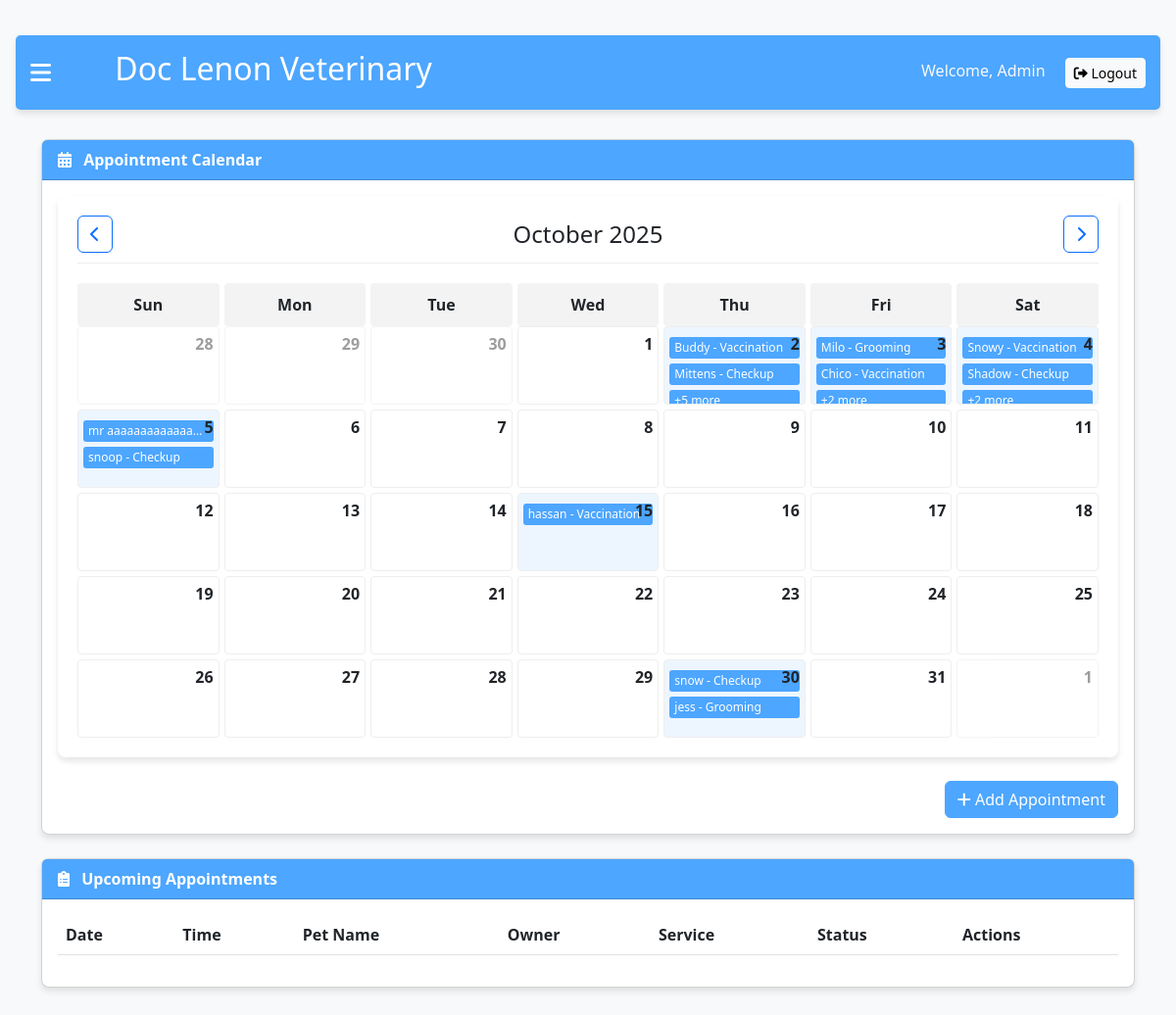
Page /c3.php?year=2025&month=10 (signed in) on the earlier database version.
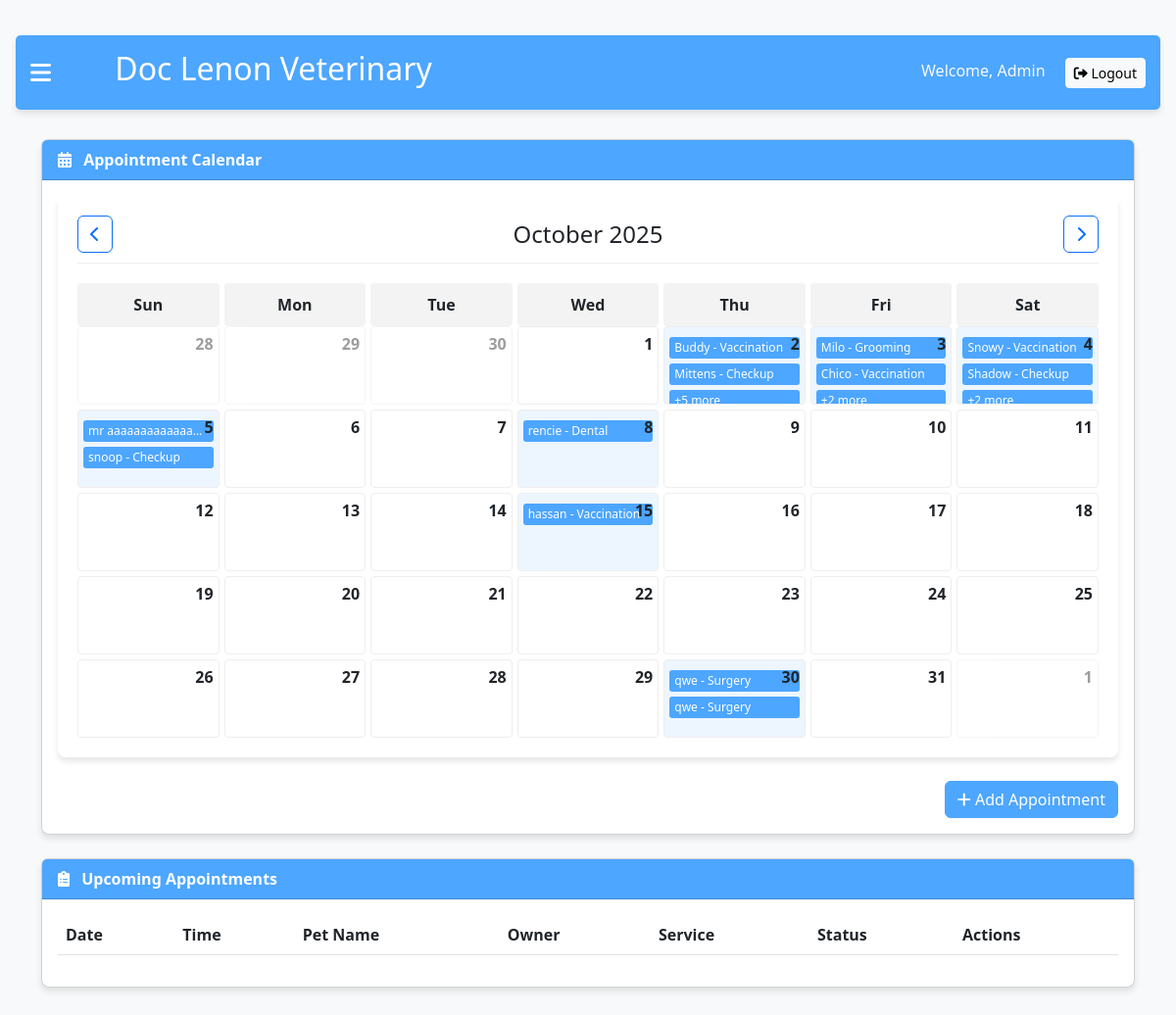
Same page on the later database version.
### tables this page shows
CREATE TABLE `appointments` (
  `id` int(11) NOT NULL,
  `appointment_date` date NOT NULL,
  `appointment_time` time NOT NULL,
  `pet_name` varchar(100) NOT NULL,
  `pet_type` varchar(50) NOT NULL,
  `owner_name` varchar(100) NOT NULL,
  `owner_phone` varchar(20) NOT NULL,
  `owner_email` varchar(255) DEFAULT NULL,
  `service_type` varchar(50) NOT NULL,
  `notes` text DEFAULT NULL,
  `status` varchar(20) DEFAULT 'Pending',
  `created_at` timestamp NOT NULL DEFAULT current_timestamp()
);

### c3.php (the view, shortened to what the changed rows need)
<?php
$servername = "localhost";
$username = "root";
$password = "";
$dbname = "taho";
$conn = new mysqli($servername, $username, $password, $dbname);
$year = isset($_GET['year']) ? intval($_GET['year']) : date('Y');
$month = isset($_GET['month']) ? intval($_GET['month']) : date('n');
$firstDayOfMonth = mktime(0, 0, 0, $month, 1, $year);
$numberDays = date('t', $firstDayOfMonth);
$dateComponents = getdate($firstDayOfMonth);
$dayOfWeek = $dateComponents['wday'];
$appointments = [];
$sql = "SELECT * FROM appointments";
$result = $conn->query($sql);
if ($result && $result->num_rows > 0) {
    while ($row = $result->fetch_assoc()) {
        $date = $row['appointment_date'];
        if (!isset($appointments[$date])) {
            $appointments[$date] = [];
        }
        $appointments[$date][] = [
            'id' => $row['id'],
            'pet_name' => htmlspecialchars($row['pet_name']),
            'service' => htmlspecialchars($row['service_type']),
            'time' => date('g:i A', strtotime($row['appointment_time']))
        ];
    }
}
?>
<!DOCTYPE html>
<html lang="en">
<head>
    <link href="https://cdn.jsdelivr.net/npm/bootstrap@5.3.0-alpha1/dist/css/bootstrap.min.css" rel="stylesheet">
    <link rel="stylesheet" href="https://cdnjs.cloudflare.com/ajax/libs/font-awesome/6.0.0/css/all.min.css">
</head>
<body>
    <div id="main" class="main-content">
        <div class="admin-header">
            <div class="d-flex align-items-center">
                <h2><i class="fas fa-paw paw-logo"></i> Doc Lenon Veterinary</h2>
            </div>
        </div>
        <div class="container">
            <div class="row">
                <div class="col-md-12">
                    <div class="card mb-4">
                        <div class="card-body">
                            <div class="calendar">
                                <div class="calendar-dates">
                                    <?php
                                    for ($i = 0; $i < $dayOfWeek; $i++) {
                                        $lastMonthDay = date('j', strtotime('last day of previous month', $firstDayOfMonth));
                                        $dayNum = $lastMonthDay - $dayOfWeek + $i + 1;
                                        echo '<div class="calendar-date text-muted">';
                                        echo '<div class="date-number">' . $dayNum . '</div>';
                                        echo '</div>';
                                    }
                                    for ($day = 1; $day <= $numberDays; $day++) {
                                        $currentDate = sprintf('%04d-%02d-%02d', $year, $month, $day);
                                        $hasAppointments = isset($appointments[$currentDate]) && count($appointments[$currentDate]) > 0;
                                        $class = 'calendar-date';
                                        if ($hasAppointments) $class .= ' has-appointments';
                                        echo '<div class="' . $class . '" data-date="' . $currentDate . '" onclick="showAppointments(\'' . $currentDate . '\')">';
                                        echo '<div class="date-number">' . $day . '</div>';
                                        if ($hasAppointments) {
                                            foreach ($appointments[$currentDate] as $index => $apt) {
                                                if ($index < 2) {
                                                    echo '<div class="appointment">' . $apt['pet_name'] . ' - ' . $apt['service'] . '</div>';
                                                } elseif ($index == 2) {
                                                    $remaining = count($appointments[$currentDate]) - 2;
                                                    echo '<div class="appointment">+' . $remaining . ' more</div>';
                                                    break;
                                                }
                                            }
                                        }
                                        echo '</div>';
                                    }
                                    $totalCells = $dayOfWeek + $numberDays;
                                    $remainingCells = 7 - ($totalCells % 7);
                                    if ($remainingCells < 7) {
                                        for ($i = 1; $i <= $remainingCells; $i++) {
                                            echo '<div class="calendar-date text-muted">';
                                            echo '<div class="date-number">' . $i . '</div>';
                                            echo '</div>';
                                        }
                                    }
                                    ?>
                                </div>
                            </div>
                        </div>
                    </div>
                    <div class="card">
                        <div class="card-body">
                            <div class="table-responsive">
                                <table class="table table-striped">
                                    <thead>
                                        <tr>
                                            <th>Date</th>
                                            <th>Time</th>
                                            <th>Pet Name</th>
                                            <th>Owner</th>
                                            <th>Service</th>
                                            <th>Status</th>
                                            <th>Actions</th>
                                        </tr>
                                    </thead>
                                </table>
                            </div>
                        </div>
                    </div>
                </div>
            </div>
        </div>
    </div>
</body>
</html>

Differences in the rows shown:
removed appointments: pet_name "snow", service_type "Checkup"
removed appointments: pet_name "jess", service_type "Grooming"
added appointments: pet_name "rencie", service_type "Dental"
added appointments: pet_name "qwe", service_type "Surgery"
added appointments: pet_name "qwe", service_type "Surgery"
